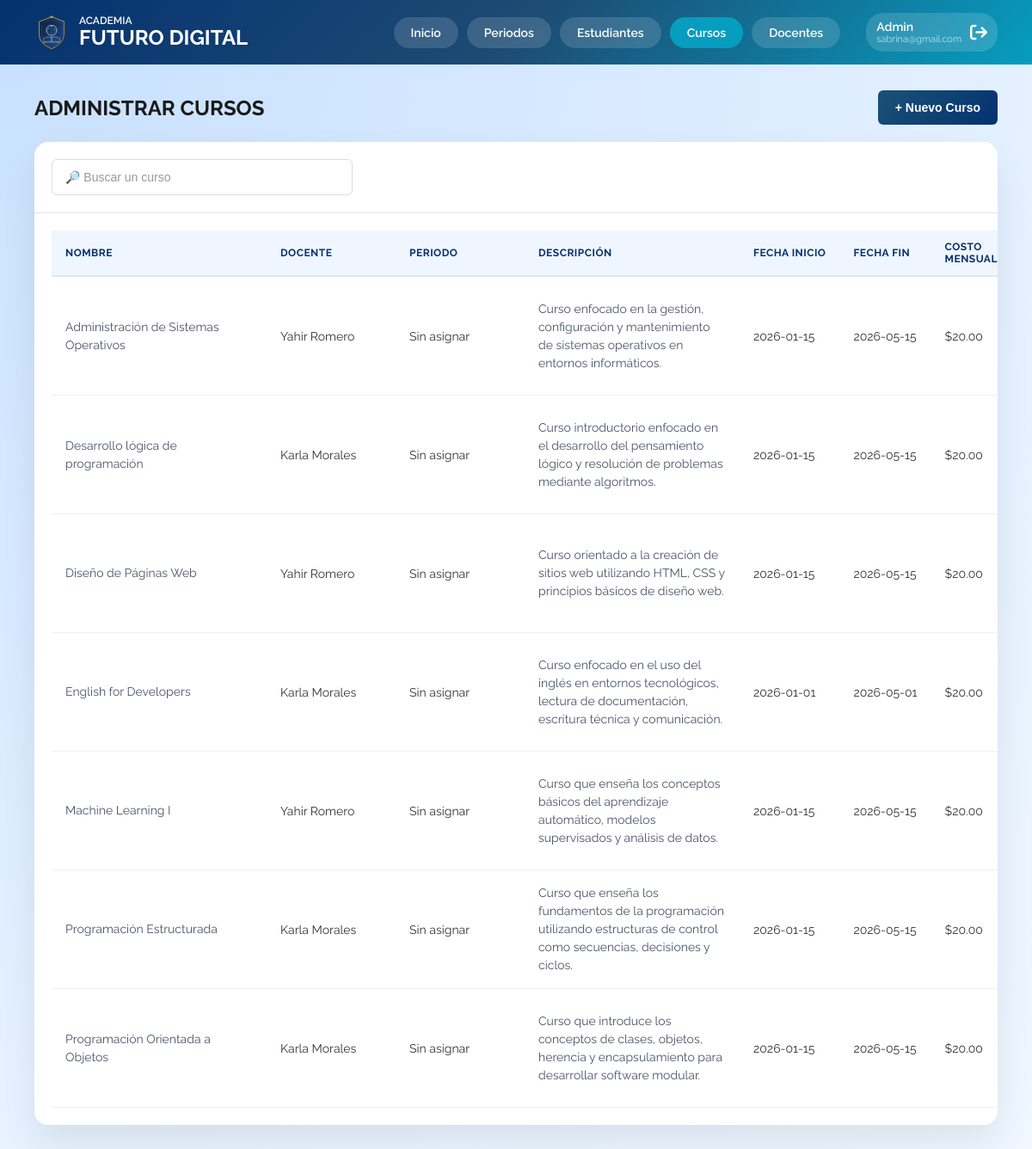
/admin-cursos.php (signed in), run on the app's committed database.
### tables this page shows
CREATE TABLE `cursos` ( 
    `id` int NOT NULL PRIMARY KEY AUTO_INCREMENT, 
    `nombre` varchar(100) NOT NULL, 
    `descripcion` varchar(150) NOT NULL, 
    `costoMensual` decimal(8,2) NOT NULL, 
    `cupos` int NOT NULL, 
    `fechaInicio` date NOT NULL, 
    `fechaFin` date NOT NULL, 
    `estado` tinyint(1) DEFAULT '1', 
    `idDocente` int DEFAULT NULL,
    `idCategoria` INT DEFAULT NULL,
    `idPeriodo` int DEFAULT NULL,
    CONSTRAINT `fk_docente_curso` FOREIGN KEY (`idDocente`) REFERENCES `docentes` (`id`),
    CONSTRAINT `fk_curso_categoria` FOREIGN KEY (`idCategoria`) REFERENCES `categorias` (`id`) 
    ON UPDATE CASCADE 
    ON DELETE SET NULL,
    CONSTRAINT `fk_curso_periodo_insc`FOREIGN KEY (`idPeriodo`) REFERENCES `PeriodoInscripcion` (`id`)
);

### mostrar-tabla-cursos.php (the view, shortened to what this page needs)
<?php
include('includes/conexion.php');
$sql = "SELECT c.id,
               c.nombre,
               c.descripcion,
               c.fechaInicio,
               c.fechaFin,
               c.costoMensual,
               c.cupos,
               c.estado,
               c.idDocente,
               c.idPeriodo,
               pi.nombre AS periodo_nombre,
               CONCAT(u.nombre, ' ', u.apellido) AS docente_full,
               GROUP_CONCAT(p.idCursoPrevio) AS prerrequisitos
        FROM cursos c
        LEFT JOIN prerrequisitos p ON c.id = p.idCursoActual
        LEFT JOIN docentes d ON c.idDocente = d.id
        LEFT JOIN usuarios u ON d.usuario_id = u.id
        LEFT JOIN PeriodoInscripcion pi ON c.idPeriodo = pi.id
        GROUP BY c.id
        ORDER BY c.estado DESC, c.nombre ASC";
$resultado = mysqli_query($conexion, $sql);
if (mysqli_num_rows($resultado) > 0 ){
?>
    <table class="data-table mobile-cards">
        <thead>
            <tr>
                <th>Nombre</th>
                <th class ="col-docente">Docente</th>
                <th>Periodo</th>
                <th>Descripción</th>
                <th class= "col-fecha">Fecha Inicio</th>
                <th class= "col-fecha">Fecha Fin</th>
                <th>Costo Mensual</th>
            </tr>
        </thead>
        <tbody>
            <?php while($fila = mysqli_fetch_assoc($resultado)){ ?>
            <tr data-id="<?php echo $fila['id']; ?>">
                <td data-label="Nombre" class="col-nombre"><?php echo htmlspecialchars($fila['nombre']); ?></td>
                <td data-label="Docente" class= "col-docente"><?php echo htmlspecialchars($fila['docente_full'] ?? 'Sin asignar'); ?></td>
                <td data-label="Periodo" class="col-periodo"><?php echo htmlspecialchars($fila['periodo_nombre'] ?? 'Sin asignar'); ?></td>
                <td data-label="Descripción" class="col-descripcion"><?php echo htmlspecialchars($fila['descripcion']); ?></td>
                <td data-label="Fecha Inicio" class="col-fecha"><?php echo $fila['fechaInicio']; ?></td>
                <td data-label="Fecha Fin" class="col-fecha"><?php echo $fila['fechaFin']; ?></td>
                <td data-label="Costo Mensual">$<?php echo $fila['costoMensual']; ?></td>
            </tr>
            <?php } ?>
        </tbody>
    </table>
<?php
} else {
    echo '<div class="mensaje-vacio">No hay cursos registrados.</div>';
}
?>

### admin-cursos.php (shortened to what this page needs)
<?php
include("includes/conexion.php");
?>
<!DOCTYPE html>
<html lang="es">
<head>
    <link rel="stylesheet" href="https://cdnjs.cloudflare.com/ajax/libs/font-awesome/6.4.0/css/all.min.css">
    <link rel="stylesheet" href="css/stylesAdmin.css">
</head>
<body class="raleway-all">
    <header class="header">
        <div class="logo">
            <img src ="img/logo.svg" alt="Logo Academia Futuro Digital" class="logo">
            <div class="logo-text">
                <span class="logo-small">ACADEMIA</span>
                <span class="logo-big">FUTURO DIGITAL</span>
            </div>
        </div>
        <nav class="nav">
            <a href="./admin-inicio.php" class="btn-nav">Inicio</a>
            <a href="./admin-periodos.php" class="btn-nav">Periodos</a>
            <a href="./admin-estudiantes.php" class="btn-nav">Estudiantes</a>
            <a href="./admin-cursos.php" class="btn-nav active">Cursos</a>
            <a href="./admin-docentes.php" class="btn-nav">Docentes</a>
            <a href="includes/logout.php" style="text-decoration:none;">
                <div class="user-profile">
                    <div class="user-info">
                        <span class="user-role">Admin</span>
                        <span class="user-email"><?php echo $_SESSION["usuario"]; ?></span>
                    </div>
                    <i class="fas fa-arrow-right-from-bracket logout-icon"></i>
                </div>
            </a>
        </nav>
    </header>
    <main class="main">
        <div class="page-header">
            <h1 class="titulo">ADMINISTRAR CURSOS</h1>
            <button class="btn-nuevo">+ Nuevo Curso</button>
        </div>
        <div class="card">
            <div class="toolbar">
                <input type="text" id="buscador-curso" placeholder="🔎 Buscar un curso" class="input-buscar">
            </div>
            <div class="tabla-placeholder">
                <?php include('mostrar-tabla-cursos.php'); ?>
            </div>
        </div>
    </main>
</body>
</html>

### data on the page
cursos: nombre "Administración de Sistemas Operativos", docente_full "Yahir Romero", periodo_nombre "Sin asignar", descripcion "Curso enfocado en la gestión, configuración y mantenimiento de sistemas operativos en entornos informáticos.", fechaInicio "2026-01-15", fechaFin "2026-05-15", costoMensual "20.00"
cursos: nombre "Desarrollo lógica de programación", docente_full "Karla Morales", periodo_nombre "Sin asignar", descripcion "Curso introductorio enfocado en el desarrollo del pensamiento lógico y resolución de problemas mediante algoritmos.", fechaInicio "2026-01-15", fechaFin "2026-05-15", costoMensual "20.00"
cursos: nombre "Diseño de Páginas Web", docente_full "Yahir Romero", periodo_nombre "Sin asignar", descripcion "Curso orientado a la creación de sitios web utilizando HTML, CSS y principios básicos de diseño web.", fechaInicio "2026-01-15", fechaFin "2026-05-15", costoMensual "20.00"
cursos: nombre "English for Developers", docente_full "Karla Morales", periodo_nombre "Sin asignar", descripcion "Curso enfocado en el uso del inglés en entornos tecnológicos, lectura de documentación, escritura técnica y comunicación.", fechaInicio "2026-01-01", fechaFin "2026-05-01", costoMensual "20.00"
cursos: nombre "Machine Learning I", docente_full "Yahir Romero", periodo_nombre "Sin asignar", descripcion "Curso que enseña los conceptos básicos del aprendizaje automático, modelos supervisados y análisis de datos.", fechaInicio "2026-01-15", fechaFin "2026-05-15", costoMensual "20.00"
cursos: nombre "Programación Estructurada", docente_full "Karla Morales", periodo_nombre "Sin asignar", descripcion "Curso que enseña los fundamentos de la programación utilizando estructuras de control como secuencias, decisiones y ciclos.", fechaInicio "2026-01-15", fechaFin "2026-05-15", costoMensual "20.00"
cursos: nombre "Programación Orientada a Objetos", docente_full "Karla Morales", periodo_nombre "Sin asignar", descripcion "Curso que introduce los conceptos de clases, objetos, herencia y encapsulamiento para desarrollar software modular.", fechaInicio "2026-01-15", fechaFin "2026-05-15", costoMensual "20.00"

### other printed values
$_SESSION["usuario"] "sabrina@gmail.com"
